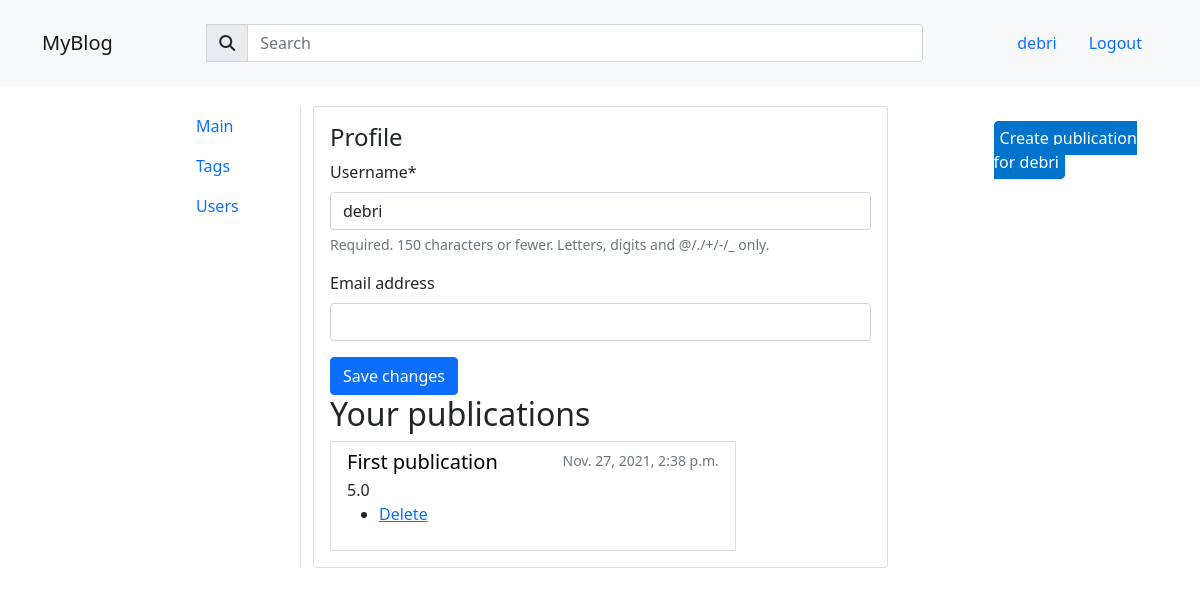
The app's page /account_default/admin_profile_access/1 (signed in) with its own data.
### home/models.py (models this page shows, shortened)
class Publication(models.Model):
    title = models.CharField(max_length=256)
    group = models.ForeignKey(Group, on_delete=models.PROTECT)
    content = RichTextField(null=True, blank=True,)
    author = models.ForeignKey(User, on_delete=models.PROTECT, default='creator', related_name='my_publications')
    slug = models.SlugField(max_length=150, unique=True)
    published = models.DateTimeField(auto_now_add=True, db_index=True)
    rating = models.FloatField(default=0)
    tags = models.ManyToManyField(Tag, blank=True, related_name='publications')
    liked = models.IntegerField(default=0)
    class Meta:
        ordering = ['-published']

### account_default/views.py (the view)
# urls.py: path('admin_profile_access/<int:uid>', admin_profile_access, name='admin_profile_access'),
def admin_profile_access(request, uid):
    user = User.objects.get(id=uid)
    publications = Publication.objects.filter(author=user)
    form, message = profile_access(request, user)
    return render(request, 'registration/admin_profile.html', context={'profile_user': user,
                                                                       'form': form,
                                                                       'message': message,
                                                                       'publications': publications
                                                                       })

### account_default/forms.py
class UserEditForm(forms.ModelForm):
    class Meta:
        model = User
        fields = ('username', 'email')

### account_default/views.py (called while the page is built)
def profile_access(request, user):
    message = ''
    if request.method == "POST":
        form = UserEditForm(request.POST, instance=user)
        if form.is_valid():
            form.save(commit=True)
            message = 'Your profile has been changed'
    form = UserEditForm()
    form['username'].initial = user.username
    form['email'].initial = user.email
    return form, message

### templates/registration/admin_profile.html (shortened to what this page needs)
{% extends 'base.html' %}
{% load crispy_forms_tags %}
{% block content %}
{% if user.is_superuser %}
<div class="card">
    <div class="card-body">
        <h4 class="card-title">Profile</h4>
        <form method="post">
            {{ form|crispy }}
            <button class="btn btn-primary" type="submit">Save changes</button>
        </form>
        <h2>Your publications</h2>
        <div class="d-flex flex-row">
            <div class="pages w-75">
                {% for publication in publications %}
                <div class="list-group-item list-group-item-action">
                    <div class="d-flex w-100 justify-content-between">
                        <a href="{% url 'publication' publication.id %}" style="text-decoration:none">
                            <h5 class="mb-1" style="color: black">{{ publication.title }}</h5>
                        </a>
                        <small class="text-muted">{{ publication.published }}</small>
                    </div>
                    <div class="d-flex">
                        <div>
                            {{ publication.rating }}
                        </div>
                    </div>
                    <div class="options">
                        <ul>
                            <li>
                                <a href="{% url 'delete' publication.id %}">Delete</a>
                            </li>
                        </ul>
                    </div>
                </div>
            </div>
            {% endfor %}
        </div>
    </div>
</div>
{% endif %}
{% endblock content %}
{% block button %}
<a href="{% url 'create_user_publication' profile_user.id %}">Create publication for {{ profile_user.username }}</a>
{% endblock button %}

### templates/base.html (shortened to what this page needs)
<!DOCTYPE html>
{% load static %}
<html lang="en">
<head>
    <link href="https://cdn.jsdelivr.net/npm/bootstrap@5.1.3/dist/css/bootstrap.min.css" rel="stylesheet">
    <link rel="stylesheet" href="{% static 'css/style.css' %}">
    <link href="http://ajax.googleapis.com/ajax/libs/jqueryui/1.8.16/themes/ui-lightness/jquery-ui.css" rel="stylesheet" type="text/css" />
</head>
<body>
    <div class="navbar navbar-expand-lg navbar-light bg-light mg">
        <div class="container-md">
            <a class="navbar-brand" href="{% url 'home' %}">MyBlog</a>
            <div class="collapse navbar-collapse" id="navbarText">
                <form class="container-fluid justify-content-center w-75" method="post" action="{% url 'search' %}">
                    <div class="input-group w-100 p-3">
                        <span class="input-group-text" id="basic-addon1"><i class="fas fa-search"></i></span>
                        <input name="searched" type="search" class="form-control" placeholder="Search" aria-label="Search" aria-describedby="basic-addon1" value="{{ searched }}" id="tags">
                    </div>
                </form>
            <nav class="nav">
                {% if user.is_authenticated %}
                <a class="nav-link" href="{% url 'profile' %}">{{ user.username }}</a>
                <a class="nav-link" href="{% url 'logout' %}">Logout</a>
                {% else %}
                <a class="nav-link" href="{% url 'login' %}">Sign In</a>
                <a class="nav-link" href="{% url 'sign_up' %}">Sign Up</a>
                {% endif %}
            </nav>
            </div>
        </div>
    </div>
    <nav>
        <ul class="nav flex-column secondary-nav">
            <li class="nav-item">
                <a class="nav-link" href="{% url 'home' %}">Main</a>
            </li>
            <li class="nav-item">
                <a class="nav-link" href="{% url 'tags_list' %}">Tags</a>
            </li>
            <li class="nav-item">
                <a class="nav-link" href="{% url 'users_list' %}">Users</a>
            </li>
        </ul>
    </nav>
    <div class="create_post">
        <div>
            {% if user.is_authenticated %}
            {% block button %}<a href="{% url 'create_publication' %}">Create publication</a>{% endblock button %}
            {% endif %}
        </div>
    </div>
    <div class="container border-start w-50">
        {% block content %}{% endblock content %}
    </div>
</body>
</html>

### static/css/style.css (style rules this page uses)
div { margin: 0; padding: 0; }
.create_post { position: absolute; width: 90%; margin-top: 20px; }
.create_post div { display: block; margin-left: 92%; width: 150px; }
.create_post div a { border: 1px solid #0074CC; border-radius: 5px; background-color: #0074CC; text-decoration: none; color: white; padding: 5px; }
.secondary-nav { position: absolute; margin-left: 15%; }
.mg { margin-bottom: 20px; }
.pages { height: auto; }

### records on screen
Publication: title "First publication", published "Nov. 27, 2021, 2:38 p.m.", rating "5.0"

### other values on screen
{{ user.username }} "debri"
{{ profile_user.username }} "debri"
